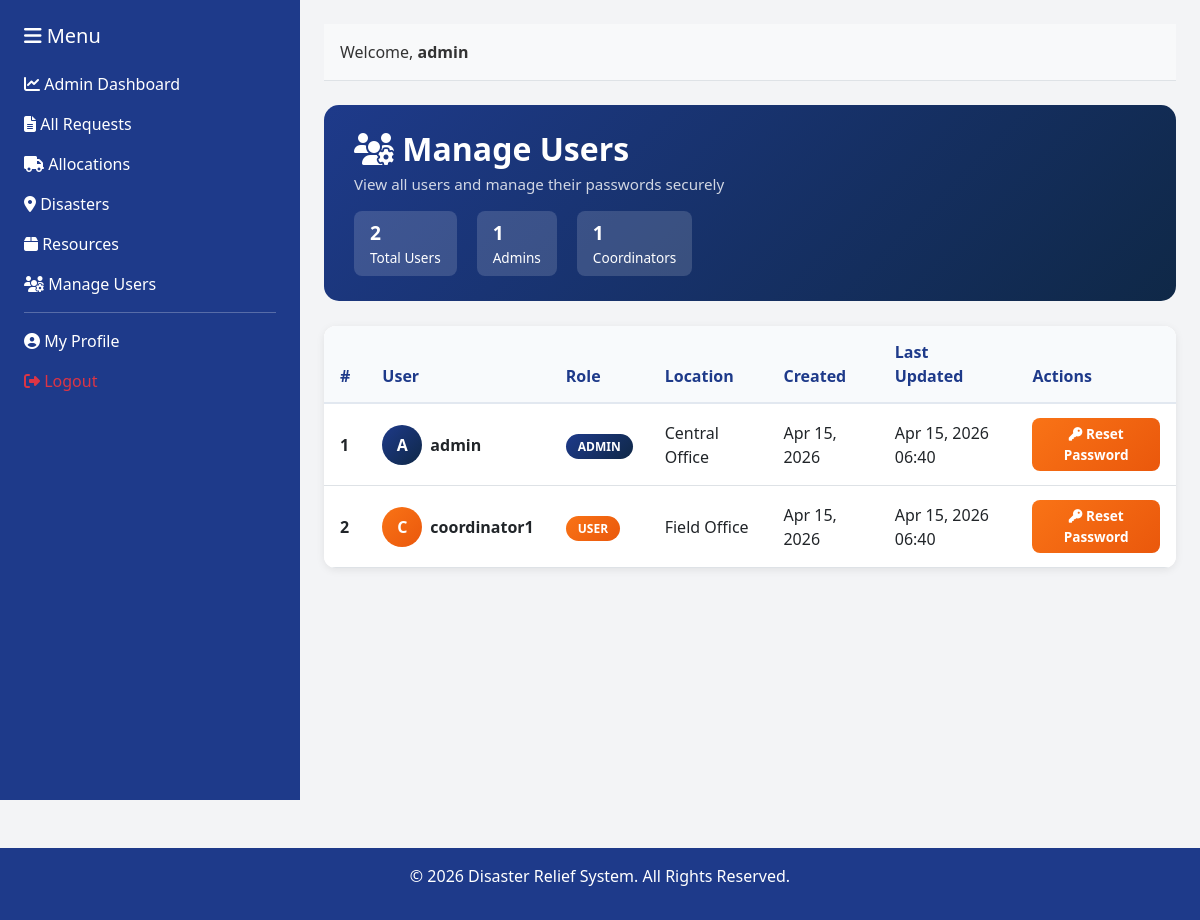
/admin/manage_users.php (signed in), run on the app's committed database.
### tables this page shows
CREATE TABLE IF NOT EXISTS `users` (
    `id` INT PRIMARY KEY AUTO_INCREMENT,
    `username` VARCHAR(100) NOT NULL UNIQUE,
    `password` VARCHAR(255) NOT NULL,
    `role` VARCHAR(50) NOT NULL DEFAULT 'user',
    `location` VARCHAR(255),
    `created_at` TIMESTAMP DEFAULT CURRENT_TIMESTAMP,
    `updated_at` TIMESTAMP DEFAULT CURRENT_TIMESTAMP ON UPDATE CURRENT_TIMESTAMP
);

### admin/manage_users.php (the view, shortened to what this page needs)
<?php
require_once '../config/database.php';
$users_query = "SELECT id, username, role, location, created_at, updated_at FROM users ORDER BY role ASC, username ASC";
$users_result = $conn->query($users_query);
?>
<!DOCTYPE html>
<html lang="en">
<head>
    <link href="https://cdn.jsdelivr.net/npm/bootstrap@5.3.0/dist/css/bootstrap.min.css" rel="stylesheet">
    <link href="https://cdnjs.cloudflare.com/ajax/libs/font-awesome/6.4.0/css/all.min.css" rel="stylesheet">
    <link href="../assets/css/style.css" rel="stylesheet">
</head>
<body>
    <div class="container-fluid">
        <div class="row" style="min-height: 100vh;">
            <?php include '../includes/sidebar.php'; ?>
            <div class="col-md-9 p-4" style="background-color: #F3F4F6;">
                <?php include '../includes/header.php'; ?>
                <div class="mt-4">
                    <div class="page-header">
                        <h2><i class="fas fa-users-cog"></i> Manage Users</h2>
                        <p>View all users and manage their passwords securely</p>
                        <?php
                        $total_users = $conn->query("SELECT COUNT(*) as c FROM users")->fetch_assoc()['c'];
                        $admin_count = $conn->query("SELECT COUNT(*) as c FROM users WHERE role='admin'")->fetch_assoc()['c'];
                        $user_count = $total_users - $admin_count;
                        ?>
                        <div class="stats-mini">
                            <div class="stat">
                                <strong><?php echo $total_users; ?></strong> Total Users
                            </div>
                            <div class="stat">
                                <strong><?php echo $admin_count; ?></strong> Admins
                            </div>
                            <div class="stat">
                                <strong><?php echo $user_count; ?></strong> Coordinators
                            </div>
                        </div>
                    </div>
                    <div class="table-container">
                        <div class="table-responsive">
                            <table class="table table-hover mb-0">
                                <thead>
                                    <tr>
                                        <th>#</th>
                                        <th>User</th>
                                        <th>Role</th>
                                        <th>Location</th>
                                        <th>Created</th>
                                        <th>Last Updated</th>
                                        <th>Actions</th>
                                    </tr>
                                </thead>
                                <tbody>
                                    <?php
                                    $count = 1;
                                    if ($users_result && $users_result->num_rows > 0):
                                        while ($u = $users_result->fetch_assoc()):
                                    ?>
                                        <tr>
                                            <td><strong><?php echo $count++; ?></strong></td>
                                            <td>
                                                <div class="d-flex align-items-center gap-2">
                                                    <div class="user-avatar <?php echo $u['role'] == 'admin' ? 'avatar-admin' : 'avatar-user'; ?>">
                                                        <?php echo strtoupper(substr($u['username'], 0, 1)); ?>
                                                    </div>
                                                    <div>
                                                        <strong><?php echo htmlspecialchars($u['username']); ?></strong>
                                                    </div>
                                                </div>
                                            </td>
                                            <td>
                                                <span class="<?php echo $u['role'] == 'admin' ? 'role-badge-admin' : 'role-badge-user'; ?>">
                                                    <?php echo strtoupper($u['role']); ?>
                                                </span>
                                            </td>
                                            <td><?php echo htmlspecialchars($u['location'] ?? 'N/A'); ?></td>
                                            <td><?php echo date('M d, Y', strtotime($u['created_at'])); ?></td>
                                            <td><?php echo date('M d, Y H:i', strtotime($u['updated_at'])); ?></td>
                                            <td>
                                                <button class="btn-reset-password"
                                                        data-bs-toggle="modal"
                                                        data-bs-target="#resetModal"
                                                        data-userid="<?php echo $u['id']; ?>"
                                                        data-username="<?php echo htmlspecialchars($u['username']); ?>"
                                                        data-role="<?php echo htmlspecialchars($u['role']); ?>">
                                                    <i class="fas fa-key"></i> Reset Password
                                                </button>
                                            </td>
                                        </tr>
                                    <?php
                                        endwhile;
                                    endif; ?>
                                </tbody>
                            </table>
                        </div>
                    </div>
                </div>
            </div>
        </div>
    </div>
    <?php include '../includes/footer.php'; ?>
</body>
</html>

### assets/css/style.css (style rules this page uses)
:root { --primary: #1E3A8A; --secondary: #F97316; --background: #F3F4F6; --danger: #DC2626; }
* { margin: 0; padding: 0; box-sizing: border-box; }
body { font-family: 'Segoe UI', Tahoma, Geneva, Verdana, sans-serif; background-color: var(--background); color: #333; }
table { background-color: white; }
.table th { background-color: var(--primary); color: white; }

### admin/manage_users.php (style rules this page uses)
.role-badge-admin { background: linear-gradient(135deg, #1E3A8A, #0f2847); color: white; padding: 4px 12px; border-radius: 20px; font-size: 0.75rem; font-weight: 700; }
.role-badge-user { background: linear-gradient(135deg, #F97316, #ea580c); color: white; padding: 4px 12px; border-radius: 20px; font-size: 0.75rem; font-weight: 700; }
.btn-reset-password { background: linear-gradient(135deg, #F97316, #ea580c); color: white; border: none; padding: 6px 16px; border-radius: 8px; font-size: 0.85rem; font-weight: 600; transition: all 0.3s ease; }
.page-header { background: linear-gradient(135deg, #1E3A8A 0%, #0f2847 100%); color: white; padding: 25px 30px; border-radius: 15px; margin-bottom: 25px; }
.page-header h2 { margin: 0; font-weight: 800; }
.page-header p { margin: 5px 0 0; opacity: 0.8; font-size: 0.95rem; }
.stats-mini { display: flex; gap: 20px; margin-top: 15px; }
.stats-mini .stat { background: rgba(255,255,255,0.15); padding: 8px 16px; border-radius: 8px; font-size: 0.85rem; }
.stats-mini .stat strong { display: block; font-size: 1.2rem; }
.table-container { background: white; border-radius: 12px; box-shadow: 0 2px 8px rgba(0,0,0,0.08); overflow: hidden; }
.table thead th { background: #F8FAFC; color: #1E3A8A; font-weight: 700; border-bottom: 2px solid #E2E8F0; padding: 14px 16px; }
.table tbody td { padding: 14px 16px; vertical-align: middle; }
.user-avatar { width: 40px; height: 40px; border-radius: 50%; display: flex; align-items: center; justify-content: center; font-weight: bold; font-size: 1rem; }
.avatar-admin { background: linear-gradient(135deg, #1E3A8A, #0f2847); color: white; }
.avatar-user { background: linear-gradient(135deg, #F97316, #ea580c); color: white; }

### data on the page
users: username "A", username "admin", role "ADMIN", location "Central Office", created_at "Apr 15, 2026", updated_at "Apr 15, 2026 06:40"
users: username "C", username "coordinator1", role "USER", location "Field Office", created_at "Apr 15, 2026", updated_at "Apr 15, 2026 06:40"

### other printed values
$_SESSION['username'] "admin"
$total_users "2"
$admin_count "1"
$user_count "1"
